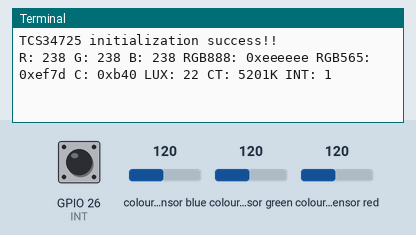
Recording of a program running on a simulated Raspberry Pi (BCM pin numbers). Shown: the last lines printed to the terminal. The test bench sets the inputs (shaded band); at power-on: colour sensor blue 120, colour sensor green 120, colour sensor red 120, GPIO 26 (INT) HIGH.

Above: at 3.2 s.
3.3 s: colour sensor blue set to 5
At 5.1 s:
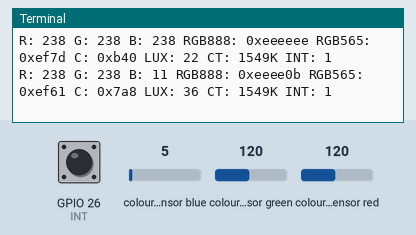
5.9 s: colour sensor green set to 5
At 7.5 s:
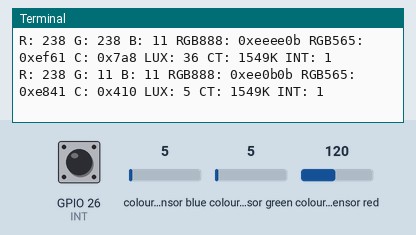
9.6 s: colour sensor red set to 5
At 11.6 s:
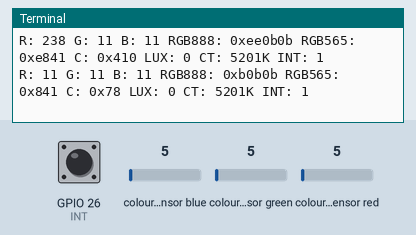
13.3 s: colour sensor blue set to 64
At 14.6 s:
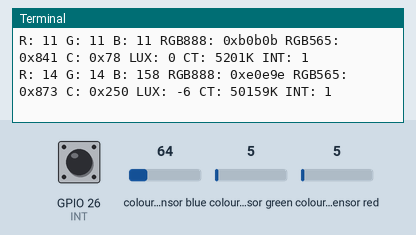
17.0 s: colour sensor green set to 64
At 18.6 s:
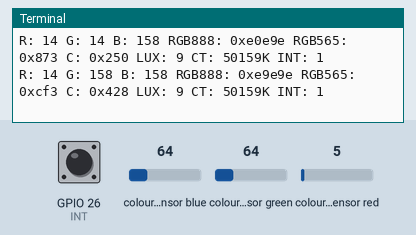
19.7 s: GPIO 26 (INT) pulled LOW for 1 s
At 20.5 s:
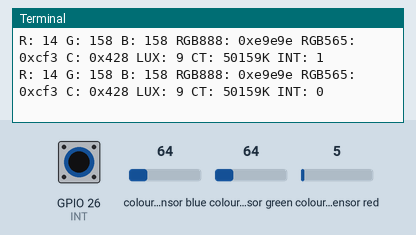

Measured:
- after the input at 3.3 s, the terminal: prints a new line after 0.35 s (image 1)
- after the input at 5.9 s, the terminal: prints a new line after 1.0 s (image 2)
- after the input at 9.6 s, the terminal: prints a new line after 0.54 s (image 3)
- after the input at 13.3 s, the terminal: prints a new line after 0.90 s (image 4)
- after the input at 17.0 s, the terminal: prints a new line after 0.45 s (image 5)
- after the input at 19.7 s, the terminal: prints a new line after 0.19 s (image 6)

The program:

TCS34725.py
```python
#!/usr/bin/python

import time

try:
    import smbus
except ImportError:
    smbus = None

from gpiozero import DigitalInputDevice


# GPIO
INT_PORT = 26

TCS34725_R_Coef = 0.136
TCS34725_G_Coef = 1.000
TCS34725_B_Coef = -0.444
TCS34725_GA = 1.0
TCS34725_DF = 310.0
TCS34725_CT_Coef = 3810.0
TCS34725_CT_Offset = 1391.0
TCS34725_I2C_ADDRESS = 0x29


class TCS34725:
    Gain_t = 0
    IntegrationTime_t = 0

    TCS34725_CMD_BIT = 0x80
    TCS34725_CMD_Read_Byte = 0x00
    TCS34725_CMD_Read_Word = 0x20
    TCS34725_CMD_Clear_INT = 0x66

    TCS34725_ENABLE = 0x00
    TCS34725_ENABLE_AIEN = 0x10  # RGBC Interrupt Enable
    TCS34725_ENABLE_WEN = 0x08  # Wait enable - Writing 1 activates the wait timer
    TCS34725_ENABLE_AEN = 0x02  # RGBC Enable - Writing 1 actives the ADC, 0 disables it
    TCS34725_ENABLE_PON = (
        0x01  # Power on - Writing 1 activates the internal oscillator, 0 disables it
    )
    TCS34725_ATIME = 0x01  # Integration time
    TCS34725_WTIME = 0x03  # Wait time (if TCS34725_ENABLE_WEN is asserted)
    TCS34725_WTIME_2_4MS = 0xFF  # WLONG0 = 2.4ms   WLONG1 = 0.029s
    TCS34725_WTIME_204MS = 0xAB  # WLONG0 = 204ms   WLONG1 = 2.45s
    TCS34725_WTIME_614MS = 0x00  # WLONG0 = 614ms   WLONG1 = 7.4s
    TCS34725_AILTL = 0x04  # Clear channel lower interrupt threshold
    TCS34725_AILTH = 0x05
    TCS34725_AIHTL = 0x06  # Clear channel upper interrupt threshold
    TCS34725_AIHTH = 0x07
    TCS34725_PERS = (
        0x0C  # Persistence register - basic SW filtering mechanism for interrupts
    )
    TCS34725_PERS_NONE = 0b0000  # Every RGBC cycle generates an interrupt
    TCS34725_PERS_1_CYCLE = (
        0b0001  # 1 clean channel value outside threshold range generates an interrupt
    )
    TCS34725_PERS_2_CYCLE = (
        0b0010  # 2 clean channel values outside threshold range generates an interrupt
    )
    TCS34725_PERS_3_CYCLE = (
        0b0011  # 3 clean channel values outside threshold range generates an interrupt
    )
    TCS34725_PERS_5_CYCLE = (
        0b0100  # 5 clean channel values outside threshold range generates an interrupt
    )
    TCS34725_PERS_10_CYCLE = (
        0b0101  # 10 clean channel values outside threshold range generates an interrupt
    )
    TCS34725_PERS_15_CYCLE = (
        0b0110  # 15 clean channel values outside threshold range generates an interrupt
    )
    TCS34725_PERS_20_CYCLE = (
        0b0111  # 20 clean channel values outside threshold range generates an interrupt
    )
    TCS34725_PERS_25_CYCLE = (
        0b1000  # 25 clean channel values outside threshold range generates an interrupt
    )
    TCS34725_PERS_30_CYCLE = (
        0b1001  # 30 clean channel values outside threshold range generates an interrupt
    )
    TCS34725_PERS_35_CYCLE = (
        0b1010  # 35 clean channel values outside threshold range generates an interrupt
    )
    TCS34725_PERS_40_CYCLE = (
        0b1011  # 40 clean channel values outside threshold range generates an interrupt
    )
    TCS34725_PERS_45_CYCLE = (
        0b1100  # 45 clean channel values outside threshold range generates an interrupt
    )
    TCS34725_PERS_50_CYCLE = (
        0b1101  # 50 clean channel values outside threshold range generates an interrupt
    )
    TCS34725_PERS_55_CYCLE = (
        0b1110  # 55 clean channel values outside threshold range generates an interrupt
    )
    TCS34725_PERS_60_CYCLE = (
        0b1111  # 60 clean channel values outside threshold range generates an interrupt
    )
    TCS34725_CONFIG = 0x0D
    TCS34725_CONFIG_WLONG = (
        0x02  # Choose between short and long (12x) wait times via TCS34725_WTIME
    )
    TCS34725_CONTROL = 0x0F  # Set the gain level for the sensor
    TCS34725_ID = 0x12  # 0x44 = TCS34721/TCS34725, 0x4D = TCS34723/TCS34727
    TCS34725_STATUS = 0x13
    TCS34725_STATUS_AINT = 0x10  # RGBC Clean channel interrupt
    TCS34725_STATUS_AVALID = (
        0x01  # Indicates that the RGBC channels have completed an integration cycle
    )
    TCS34725_CDATAL = 0x14  # Clear channel data
    TCS34725_CDATAH = 0x15
    TCS34725_RDATAL = 0x16  # Red channel data
    TCS34725_RDATAH = 0x17
    TCS34725_GDATAL = 0x18  # Green channel data
    TCS34725_GDATAH = 0x19
    TCS34725_BDATAL = 0x1A  # Blue channel data
    TCS34725_BDATAH = 0x1B

    # Integration Time
    TCS34725_INTEGRATIONTIME_2_4MS = 0xFF  # <  2.4ms - 1 cycle    - Max Count: 1024
    TCS34725_INTEGRATIONTIME_24MS = 0xF6  # <  24ms  - 10 cycles  - Max Count: 10240
    TCS34725_INTEGRATIONTIME_50MS = 0xEB  # <  50ms  - 20 cycles  - Max Count: 20480
    TCS34725_INTEGRATIONTIME_101MS = 0xD5  # <  101ms - 42 cycles  - Max Count: 43008
    TCS34725_INTEGRATIONTIME_154MS = 0xC0  # <  154ms - 64 cycles  - Max Count: 65535
    TCS34725_INTEGRATIONTIME_700MS = 0x00  # <  700ms - 256 cycles - Max Count: 65535

    # Gain
    TCS34725_GAIN_1X = 0x00  # <  No gain  */
    TCS34725_GAIN_4X = 0x01  # <  4x gain  */
    TCS34725_GAIN_16X = 0x02  # <  16x gain */
    TCS34725_GAIN_60X = 0x03  # <  60x gain */

    def __init__(self, address=TCS34725_I2C_ADDRESS, debug=False):
        if smbus is None:
            return

        self.i2c = smbus.SMBus(1)
        self.address = address
        self.debug = debug
        # Set GPIO mode
        self.INT = DigitalInputDevice(INT_PORT, pull_up=True, active_state=None)

        if self.debug:
            print("Resetting TSL2581")

        if self.TCS34725_init() == 1:
            print("TCS34725 initialization error!!")
        else:
            print("TCS34725 initialization success!!")

    def Write_Byte(self, reg, value):
        # "Writes an 8-bit value to the specified register/address"
        reg = reg | self.TCS34725_CMD_BIT  # Register addressing highest bit is set to 1
        self.i2c.write_byte_data(self.address, reg, value)
        if self.debug:
            print("I2C: Write 0x%02X to register 0x%02X" % (value, reg))

    def Write_Word(self, reg, value):
        # "Writes an 8-bit value to the specified register/address"
        reg = reg | self.TCS34725_CMD_BIT
        self.i2c.write_word_data(self.address, reg, value)
        if self.debug:
            print("I2C: Write 0x%02X to register 0x%02X" % (value, reg))

    def Read_Byte(self, reg):
        # "Read an unsigned byte from the I2C device"
        reg = reg | self.TCS34725_CMD_BIT
        result = self.i2c.read_byte_data(self.address, reg)
        if self.debug:
            print(
                "I2C: Device 0x%02X returned 0x%02X from reg 0x%02X"
                % (self.address, result & 0xFF, reg)
            )
        return result

    def Read_Word(self, reg):
        # "Read an unsigned byte from the I2C device"
        reg = reg | self.TCS34725_CMD_BIT
        result = self.i2c.read_word_data(self.address, reg)
        if self.debug:
            print(
                "I2C: Device 0x%02X returned 0x%02X from reg 0x%02X"
                % (self.address, result & 0xFF, reg)
            )
        return result

    def Set_Gain(self, gain):
        self.Write_Byte(self.TCS34725_CONTROL, gain)
        self.Gain_t = gain

    def Set_Integration_Time(self, time):
        # Update the timing register
        self.Write_Byte(self.TCS34725_ATIME, time)
        self.IntegrationTime_t = time

    def Enable(self):
        self.Write_Byte(self.TCS34725_ENABLE, self.TCS34725_ENABLE_PON)
        time.sleep(0.01)
        self.Write_Byte(
            self.TCS34725_ENABLE, self.TCS34725_ENABLE_PON | self.TCS34725_ENABLE_AEN
        )
        time.sleep(0.01)

    def Disable(self):
        # Turn the device off to save power
        reg = self.Read_Byte(self.TCS34725_ENABLE)
        self.Write_Byte(
            self.TCS34725_ENABLE, reg & ~(self.TCS34725_ENABLE_PON | self.TCS34725_ENABLE_AEN)
        )

    def Interrupt_Enable(self):
        reg = self.Read_Byte(self.TCS34725_ENABLE)
        self.Write_Byte(self.TCS34725_ENABLE, reg | self.TCS34725_ENABLE_AIEN)

    def Interrupt_Disable(self):
        reg = self.Read_Byte(self.TCS34725_ENABLE)
        self.Write_Byte(self.TCS34725_ENABLE, reg & (~self.TCS34725_ENABLE_AIEN))

    def Set_Interrupt_Persistence_Reg(self, PER):
        if PER < 0x10:
            self.Write_Byte(self.TCS34725_PERS, PER)
        else:
            self.Write_Byte(self.TCS34725_PERS, self.TCS34725_PERS_60_CYCLE)

    def Set_Interrupt_Threshold(self, Threshold_H, Threshold_L):
        self.Write_Byte(self.TCS34725_AILTL, Threshold_L & 0xFF)
        self.Write_Byte(self.TCS34725_AILTH, Threshold_L >> 8)
        self.Write_Byte(self.TCS34725_AIHTL, Threshold_H & 0xFF)
        self.Write_Byte(self.TCS34725_AIHTH, Threshold_H >> 8)

    def Clear_Interrupt_Flag(self):
        self.Write_Byte(self.TCS34725_CMD_Clear_INT, 0x00)

    def TCS34725_init(self):
        ID = self.Read_Byte(self.TCS34725_ID)
        if ID != 0x44 and ID != 0x4D:
            return 1
        self.Set_Integration_Time(self.TCS34725_INTEGRATIONTIME_154MS)
        self.Set_Gain(self.TCS34725_GAIN_60X)
        self.IntegrationTime_t = self.TCS34725_INTEGRATIONTIME_154MS
        self.Gain_t = self.TCS34725_GAIN_60X
        self.Enable()
        self.Interrupt_Enable()
        return 0

    def GetLux_Interrupt(self, Threshold_H, Threshold_L):
        self.Set_Interrupt_Threshold(Threshold_H, Threshold_L)
        if self.INT.value == 0:
            self.Clear_Interrupt_Flag()
            self.Set_Interrupt_Persistence_Reg(self.TCS34725_PERS_2_CYCLE)
            return 1

        return 0

    def Read_ID(self):
        return self.Read_Byte(self.TCS34725_ID)

    def Get_RGBData(self):
        self.C = self.Read_Word(self.TCS34725_CDATAL | self.TCS34725_CMD_Read_Word)
        self.R = self.Read_Word(self.TCS34725_RDATAL | self.TCS34725_CMD_Read_Word)
        self.G = self.Read_Word(self.TCS34725_GDATAL | self.TCS34725_CMD_Read_Word)
        self.B = self.Read_Word(self.TCS34725_BDATAL | self.TCS34725_CMD_Read_Word)
        if self.IntegrationTime_t == self.TCS34725_INTEGRATIONTIME_2_4MS:
            time.sleep(0.01)
        elif self.IntegrationTime_t == self.TCS34725_INTEGRATIONTIME_24MS:
            time.sleep(0.04)
        elif self.IntegrationTime_t == self.TCS34725_INTEGRATIONTIME_50MS:
            time.sleep(0.05)
        elif self.IntegrationTime_t == self.TCS34725_INTEGRATIONTIME_101MS:
            time.sleep(0.1)
        elif self.IntegrationTime_t == self.TCS34725_INTEGRATIONTIME_154MS:
            time.sleep(0.2)
        elif self.IntegrationTime_t == self.TCS34725_INTEGRATIONTIME_700MS:
            time.sleep(0.7)

    # Convert read data to RGB888 format
    def GetRGB888(self):
        self.Get_RGBData()
        i = 1
        if self.R >= self.G and self.R >= self.B:
            i = self.R // 255 + 1

        elif self.G >= self.R and self.G >= self.B:
            i = self.G // 255 + 1

        elif self.B >= self.G and self.B >= self.R:
            i = self.B // 255 + 1

        if i != 0:
            self.RGB888_R = self.R // i
            self.RGB888_G = self.G // i
            self.RGB888_B = self.B // i

        if self.RGB888_R > 30:
            self.RGB888_R = self.RGB888_R - 30
        if self.RGB888_G > 30:
            self.RGB888_G = self.RGB888_G - 30
        if self.RGB888_B > 30:
            self.RGB888_B = self.RGB888_B - 30

        self.RGB888_R = self.RGB888_R * 255 // 225
        self.RGB888_G = self.RGB888_G * 255 // 225
        self.RGB888_B = self.RGB888_B * 255 // 225
        self.RGB888 = (self.RGB888_R << 16) | (self.RGB888_G << 8) | (self.RGB888_B)

    def GetRGB565(self):
        self.Get_RGBData()
        i = 1
        RGB565_R = 0
        RGB565_G = 0
        RGB565_B = 0

        if self.R >= self.G and self.R >= self.B:
            i = self.R // 255 + 1
        elif self.G >= self.R and self.G >= self.B:
            i = self.G // 255 + 1
        elif self.B >= self.G and self.B >= self.R:
            i = self.B // 255 + 1

        if i != 0:
            RGB565_R = self.R // i
            RGB565_G = self.G // i
            RGB565_B = self.B // i

        if RGB565_R > 30:
            RGB565_R = RGB565_R - 30
        if RGB565_G > 30:
            RGB565_G = RGB565_G - 30
        if RGB565_B > 30:
            RGB565_B = RGB565_B - 30

        RGB565_R = RGB565_R * 255 // 225
        RGB565_G = RGB565_G * 255 // 225
        RGB565_B = RGB565_B * 255 // 225
        self.RG565 = (
            ((RGB565_R >> 3) << 11) | ((RGB565_G >> 2) << 5) | (RGB565_B >> 3)
        ) & 0xFFFF

    @property
    def lux(self):
        self.Get_RGBData()

        atime_ms = (256 - self.IntegrationTime_t) * 2.4
        if self.R + self.G + self.B > self.C:
            ir = (self.R + self.G + self.B - self.C) / 2
        else:
            ir = 0
        r_comp = self.R - ir
        g_comp = self.G - ir
        b_comp = self.B - ir
        Gain_temp = 1
        if self.Gain_t == self.TCS34725_GAIN_1X:
            Gain_temp = 1
        elif self.Gain_t == self.TCS34725_GAIN_4X:
            Gain_temp = 4
        elif self.Gain_t == self.TCS34725_GAIN_16X:
            Gain_temp = 16
        elif self.Gain_t == self.TCS34725_GAIN_60X:
            Gain_temp = 60

        cpl = (atime_ms * Gain_temp) / (TCS34725_GA * TCS34725_DF)
        lux = (
            TCS34725_R_Coef * (float)(r_comp)
            + TCS34725_G_Coef * (float)(g_comp)
            + TCS34725_B_Coef * (float)(b_comp)
        ) / cpl
        return lux

    @property
    def color_temp(self):
        self.Get_RGBData()

        ir = 1.0
        if self.R + self.G + self.B > self.C:
            ir = (self.R + self.G + self.B - self.C - 1) / 2
        else:
            ir = 0
        r_comp = self.R - ir
        b_comp = self.B - ir
        cct = TCS34725_CT_Coef * (float)(b_comp) / (float)(r_comp) + TCS34725_CT_Offset
        return cct


if __name__ == "__main__":
    light = TCS34725()
    time.sleep(2)

    while True:
        try:
            light.GetRGB888()
            print("R: %d " % light.RGB888_R, end="")
            print("G: %d " % light.RGB888_G, end="")
            print("B: %d " % light.RGB888_B, end="")
            print("RGB888: %#x " % light.RGB888, end="")

            light.GetRGB565()
            print("RGB565: %#x " % light.RG565, end="")

            print("C: %#x " % light.C, end="")
            print("LUX: %d " % light.lux, end="")
            print("CT: %dK " % light.color_temp, end="")
            print("INT: %d " % light.GetLux_Interrupt(0xFF00, 0x00FF))
        except KeyboardInterrupt:
            print("\nProgram end")
            break
```
